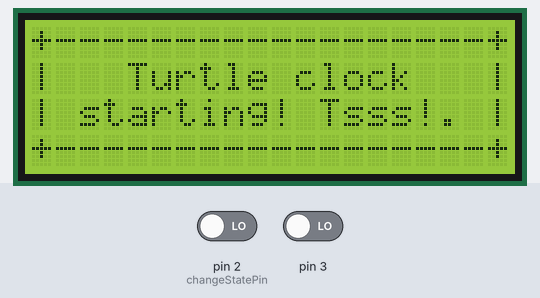
The sketch below on a simulated Arduino Nano, built with avr-gcc and run on an emulated ATmega328P. On the bench: 20×4 character LCD. Inputs (shaded band) come from the test bench; at power-on: pin 2 (changeStatePin) LOW, pin 3 LOW. The local clock reads 2024-03-15 10:24:30 at power-on unless the sketch sets it.

Above: at 0.2 s.
At 2.3 s:
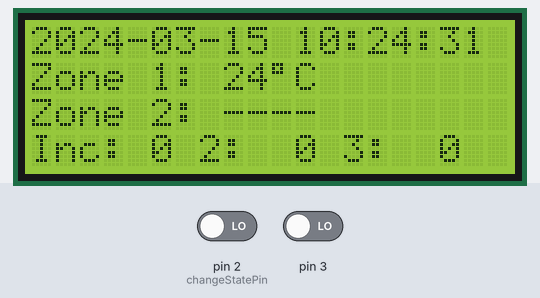
2.4 s: pin 2 (changeStatePin) driven HIGH
At 13.6 s:
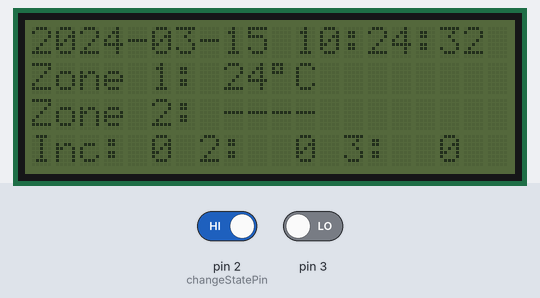
Timing chart, 0 to 13.9 s (numbered marks = the images above; inputs shaded):
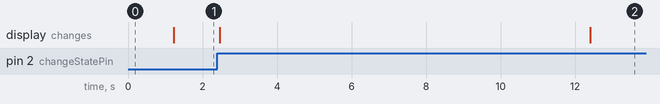

The sketch:

main.ino
```cpp
#include <Arduino.h>
#include <LiquidCrystal_I2C.h>
#include <MD_DS3231.h>

#define L_MENU_MARGIN 1
#define R_MENU_MARGIN 3

#define LCD_LIGHT_TIMEOUT 10000

uint8_t uparrow[8] = {0x4, 0xe, 0x15, 0x4, 0x4, 0x4, 0x0};
uint8_t downarrow[8] = {0x4, 0x4, 0x4, 0x15, 0xe, 0x4, 0x0};

LiquidCrystal_I2C lcd(0x27, 20, 4);

volatile bool screen_refresh = false;

volatile int8_t displayState;
volatile int incrementor;
volatile int dr2;
volatile int dr3;

const int changeStatePin = 2;


class Displays {

    private:
        bool backlightIsOn;
        int32_t backlightOffTime;
        unsigned long previousMillis, currentMillis;

    public:
        char screen[4][21];

        void renderScreen() {
            lcd.clear();
            this->backlightOn();

            for (int i = 0; i <= 3; ++i) {
                lcd.setCursor(0, i);
                lcd.print(this->screen[i]);
            }
        }

        void backlightOn()
        {
            lcd.backlight();
            this->backlightIsOn = true;
            this->previousMillis = millis();
        }

        void backlightCheck()
        {
            //if (this->backlightIsOn && this->backlightOffTime < millis())
            this->currentMillis = millis();
            if (this->backlightIsOn &&
                ((unsigned long)(this->currentMillis - this->previousMillis) >= LCD_LIGHT_TIMEOUT))
            {
                lcd.noBacklight();
                this->backlightIsOn = false;
            }
        }

        void screenWelcome()
        {
            sprintf(this->screen[0], "+------------------+");
            sprintf(this->screen[1], "|   Turtle clock   |");
            sprintf(this->screen[2], "| starting! Tsss!. |");
            sprintf(this->screen[3], "+------------------+");
            this->renderScreen();
        }

        void screenDateTime()
        {
            RTC.readTime();
            sprintf(screen[0], "%4d-%02d-%02d %02d:%02d:%02d", RTC.yyyy, RTC.mm, RTC.dd, RTC.h, RTC.m, RTC.s);
            sprintf(screen[1], "Zone 1: %2d%cC", 24, (char)223);
            sprintf(screen[2], "Zone 2: ----");
            sprintf(screen[3], "Inc: %d 2: %2d 3: %2d", incrementor, dr2, dr3);
            this->renderScreen();
        }

        void screenLampStatus()
        {
            sprintf(screen[0], "Lapm 1 Off");
            sprintf(screen[1], "Lamp 2 Off");
            sprintf(screen[2], "Lamp 3 Off");
            sprintf(screen[3], "Lamp 4 Off");

            this->renderScreen();
        }

        void screenNextActions()
        {
            sprintf(screen[0], "L1 %c%02d:%02d L5 %c%02d:%02d", (char)1, 7, 0, (char)1, 7, 0);
            sprintf(screen[1], "L2 %c%02d:%02d L6 %c%02d:%02d", (char)2, 20, 30, (char)2, 20, 30);
            sprintf(screen[2], "L3 %c%02d:%02d", (char)223, 7, 0);
            sprintf(screen[3], "L4 %c%02d:%02d", (char)223, 7, 0);

            this->renderScreen();
        }

    typedef void (Displays::*GeneralFunction) ();

    static const GeneralFunction doActionsArray [4];

};


const Displays::GeneralFunction Displays::doActionsArray [4] =
{
    &Displays::screenWelcome,
    &Displays::screenDateTime,
    &Displays::screenLampStatus,
    &Displays::screenNextActions,
};

Displays turtleScreen;

void setup()
{
    lcd.createChar(1, uparrow);
    lcd.createChar(2, downarrow);
    displayState = 0;

    pinMode(2, INPUT);
    pinMode(3, INPUT);
    pinMode(4, INPUT);
    attachInterrupt(digitalPinToInterrupt(3), changeState_ISR, RISING);
    attachInterrupt(digitalPinToInterrupt(2), pushButton_ISR, RISING);


    lcd.begin(20, 4);

    Displays::GeneralFunction f = Displays::doActionsArray [displayState++];
    (turtleScreen.*f) ();
    screen_refresh = true;
    delay(1000);
}

void loop()
{
    if (screen_refresh) {
        Displays::GeneralFunction f = Displays::doActionsArray [displayState];
        (turtleScreen.*f) ();
        screen_refresh = false;
    }

    turtleScreen.backlightCheck();
}

void changeState_ISR()
{
    int rotary_pin_B;
    rotary_pin_B = digitalRead(4);

    if (rotary_pin_B == 1 && (displayState < R_MENU_MARGIN)) {
        displayState++;
        screen_refresh = true;
    } else if (rotary_pin_B == 0 && (displayState > L_MENU_MARGIN)) {
        displayState--;
        screen_refresh = true;
    }
}

void pushButton_ISR()
{
    screen_refresh = true;
}
```

Measured:
- after the input at 2.4 s, the display: first changes after 0.07 s (image 2 shows a later state)
